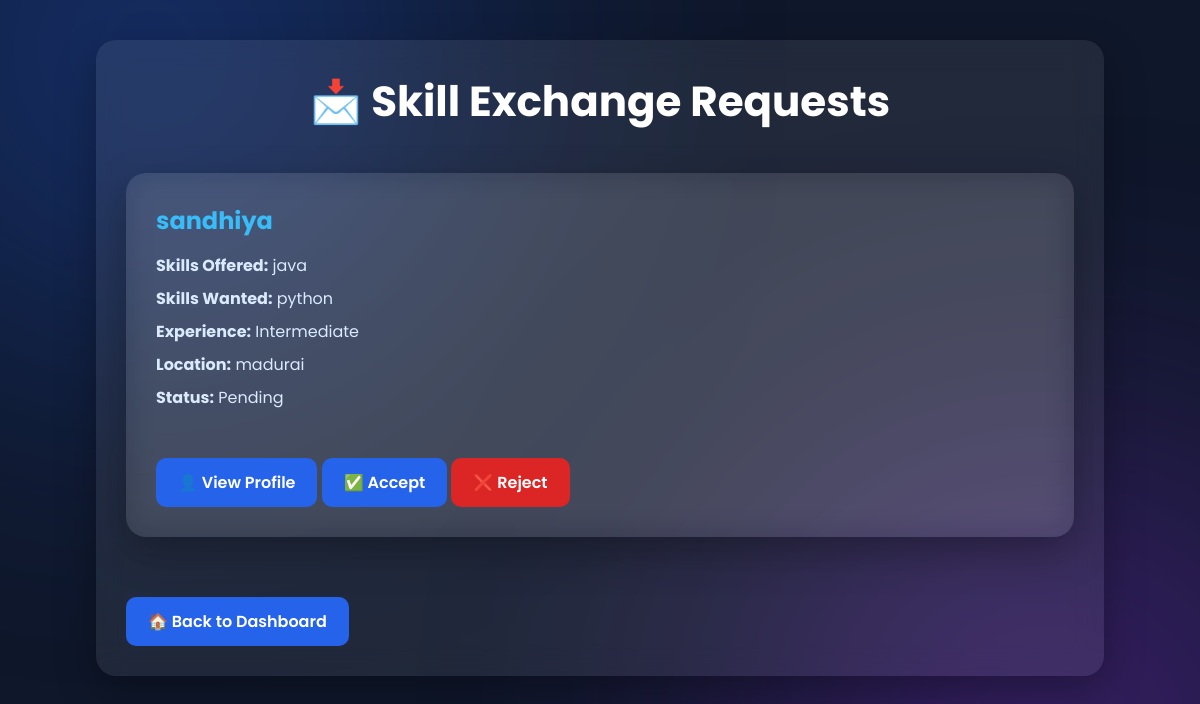
The page /received-requests/ (signed in) on the database its author committed.
### accounts/models.py (models this page shows, shortened)
class ExchangeRequest(models.Model):
    STATUS_CHOICES = [
        ("Pending", "Pending"),
        ("Accepted", "Accepted"),
        ("Rejected", "Rejected"),
    ]
    sender = models.ForeignKey(
        Profile,
        on_delete=models.CASCADE,
        related_name="sent_requests"
    )
    receiver = models.ForeignKey(
        Profile,
        on_delete=models.CASCADE,
        related_name="received_requests"
    )
    status = models.CharField(
        max_length=20,
        choices=STATUS_CHOICES,
        default="Pending"
    )
    created_at = models.DateTimeField(
        auto_now_add=True
    )
    class Meta:
        unique_together = ("sender", "receiver")

class Profile(models.Model):
    EXPERIENCE_CHOICES = [
        ("Beginner", "Beginner"),
        ("Intermediate", "Intermediate"),
        ("Expert", "Expert"),
    ]
    MODE_CHOICES = [
        ("Online", "Online"),
        ("Offline", "Offline"),
        ("Both", "Both"),
    ]
    user = models.OneToOneField(
        User,
        on_delete=models.CASCADE
    )
    full_name = models.CharField(max_length=100)
    bio = models.TextField(
        blank=True
    )
    profile_picture = models.ImageField(
        upload_to="profiles/",
        blank=True,
        null=True
    )
    skills_offered = models.TextField(
        help_text="Comma-separated skills"
    )
    skills_wanted = models.TextField(
        help_text="Comma-separated skills"
    )
    experience = models.CharField(
        max_length=20,
        choices=EXPERIENCE_CHOICES
    )
    language = models.CharField(max_length=50)
    availability = models.CharField(max_length=100)
    location = models.CharField(max_length=100)
    learning_mode = models.CharField(
        max_length=20,
        choices=MODE_CHOICES
    )

### accounts/views.py (the view)
@login_required
def received_requests(request):
    profile = Profile.objects.get(user=request.user)
    requests = ExchangeRequest.objects.filter(
        receiver=profile
    )
    return render(request, "received_requests.html", {
        "requests": requests
    })

### templates/received_requests.html (shortened to what this page needs)
{% load static %}
<!DOCTYPE html>
<html lang="en">
<head>
    <link rel="stylesheet" href="{% static 'css/style.css' %}">
</head>
<body>
<div class="container">
    <div class="card">
        <h1>📩 Skill Exchange Requests</h1>
        {% if requests %}
            {% for req in requests %}
                <div class="card" style="margin-bottom:20px;">
                    <h2>{{ req.sender.full_name }}</h2>
                    <p><strong>Skills Offered:</strong> {{ req.sender.skills_offered }}</p>
                    <p><strong>Skills Wanted:</strong> {{ req.sender.skills_wanted }}</p>
                    <p><strong>Experience:</strong> {{ req.sender.experience }}</p>
                    <p><strong>Location:</strong> {{ req.sender.location }}</p>
                    <p><strong>Status:</strong> {{ req.status }}</p>
                    <br>
                    <a href="{% url 'user_profile' req.sender.id %}" class="btn">
                        👤 View Profile
                    </a>
                    {% if req.status == "Pending" %}
                        <a href="{% url 'accept_request' req.id %}" class="btn">
                            ✅ Accept
                        </a>
                        <a href="{% url 'reject_request' req.id %}" class="btn" style="background:#dc2626;">
                            ❌ Reject
                        </a>
                    {% elif req.status == "Accepted" %}
                        <a href="{% url 'chat' req.sender.id %}" class="btn">
                            💬 Chat
                        </a>
                    {% endif %}
                </div>
            {% endfor %}
        {% endif %}
        <br>
        <a href="{% url 'dashboard' %}" class="btn">
            🏠 Back to Dashboard
        </a>
    </div>
</div>
</body>
</html>

### static/css/style.css (style rules this page uses)
* { margin:0; padding:0; box-sizing:border-box; font-family:'Poppins',sans-serif; }
body { background:#0f172a; color:white; min-height:100vh; padding:40px; }
body::before { content:""; position:fixed; width:600px; height:600px; background:#2563eb; border-radius:50%; filter:blur(150px); top:-250px; left:-150px; opacity:.35; z-index:-2; }
body::after { content:""; position:fixed; width:600px; height:600px; background:#9333ea; border-radius:50%; filter:blur(150px); bottom:-250px; right:-150px; opacity:.35; z-index:-2; }
.container { width:90%; max-width:1100px; margin:auto; }
.card { background:rgba(255,255,255,.08); backdrop-filter:blur(15px); border-radius:20px; padding:30px; margin-bottom:30px; box-shadow:0 15px 40px rgba(0,0,0,.3); }
h1 { text-align:center; font-size:42px; margin-bottom:40px; }
h2 { color:#38bdf8; margin-bottom:15px; }
p { margin:8px 0; color:#dbeafe; }
.btn { display:inline-block; margin-top:15px; padding:12px 22px; background:#2563eb; color:white; border-radius:10px; text-decoration:none; transition:.3s; font-weight:600; }

### rows shown on the page
ExchangeRequest: sender.full_name "sandhiya", sender.skills_offered "java", sender.skills_wanted "python", sender.experience "Intermediate", sender.location "madurai", status "Pending", shows "✅ Accept"
